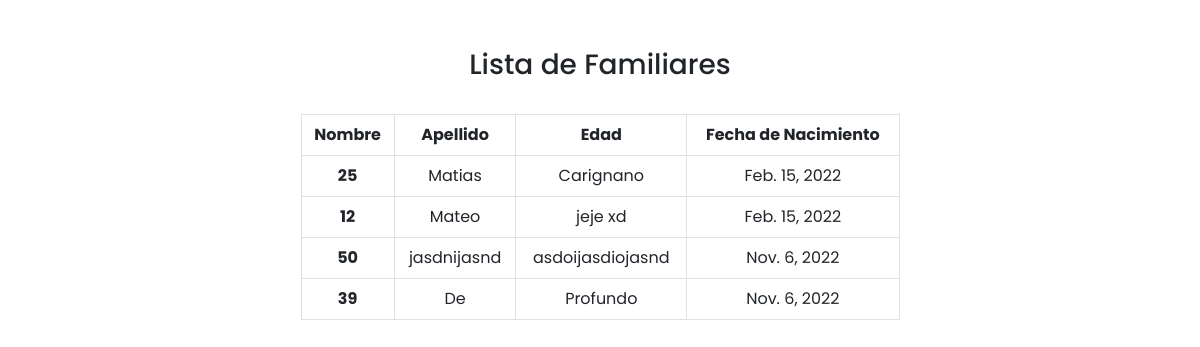
The page / on the database its author committed.
### Family_Data/models.py (models this page shows)
class FamilyData(models.Model):
    edad =  IntegerField()
    nombre = CharField(max_length = 100)
    apellido = CharField(max_length = 100)
    BirthDay = DateField()

### Family_Data/views.py (the view)
# urls.py: path('', FamilyDataViews)
def FamilyDataViews(request):
    dataFamily = FamilyData.objects.all()
    return render( request, 'index.html', { 'data': dataFamily } )

### Family_Data/templates/index.html (shortened to what this page needs)
<!DOCTYPE html>
<html lang="en">
  <head>
    <link
      href="https://cdn.jsdelivr.net/npm/bootstrap@5.2.2/dist/css/bootstrap.min.css"
      rel="stylesheet"
    />
  </head>
  <body>
    <div class="container p-5">
      <div class="row justify-content-center">
        <div class="col-12 mb-4">
          <h3 class="text-center">
            Lista de Familiares
          </h3>
        </div>
        <div class="col-12 col-lg-7">
          <div class="table-responsive">
            <table class="table table-bordered text-center">
              <thead>
                <tr>
                  <th scope="col">Nombre</th>
                  <th scope="col">Apellido</th>
                  <th scope="col">Edad</th>
                  <th scope="col">Fecha de Nacimiento</th>
                </tr>
              </thead>
              <tbody>
                {% for item in data %}
                <tr>
                  <th>
                    {{ item.edad }}
                  </th>
                  <td>
                    {{ item.nombre }}
                  </td>
                  <td>
                    {{ item.apellido }}
                  </td>
                  <td>
                    {{ item.BirthDay }}
                  </td>
                </tr>
                {% endfor %}
              </tbody>
            </table>
          </div>
        </div>
      </div>
    </div>
  </body>
</html>

### Family_Data/templates/index.html (style rules this page uses)
* { font-family: 'Poppins', sans-serif; }

### rows shown on the page
FamilyData: edad "25", nombre "Matias", apellido "Carignano", BirthDay "Feb. 15, 2022"
FamilyData: edad "12", nombre "Mateo", apellido "jeje xd", BirthDay "Feb. 15, 2022"
FamilyData: edad "50", nombre "jasdnijasnd", apellido "asdoijasdiojasnd", BirthDay "Nov. 6, 2022"
FamilyData: edad "39", nombre "De", apellido "Profundo", BirthDay "Nov. 6, 2022"
